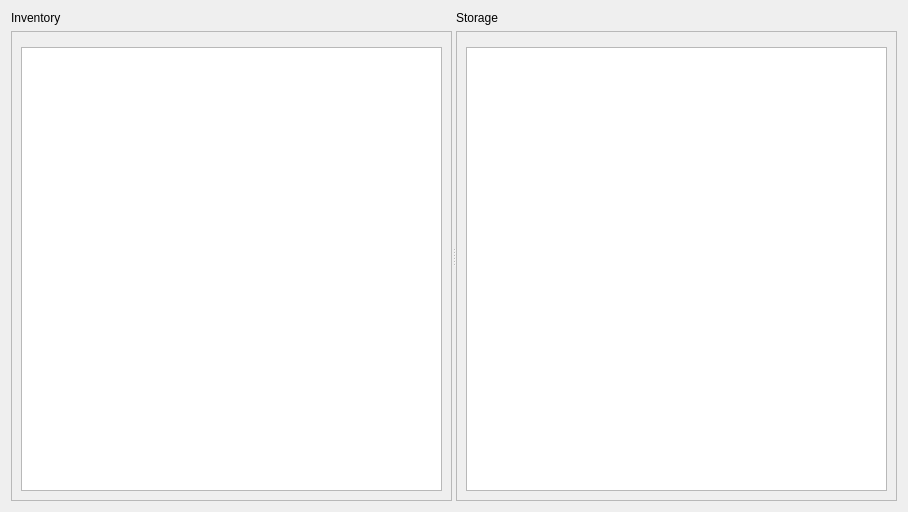
<?xml version="1.0" encoding="UTF-8"?>
<ui version="4.0">
 <class>ItemTables</class>
 <widget class="QWidget" name="ItemTables">
  <property name="geometry">
   <rect>
    <x>0</x>
    <y>0</y>
    <width>908</width>
    <height>512</height>
   </rect>
  </property>
  <property name="windowTitle">
   <string>ItemTables</string>
  </property>
  <layout class="QVBoxLayout" name="verticalLayout_5">
   <item>
    <widget class="QSplitter" name="splitter">
     <property name="orientation">
      <enum>Qt::Orientation::Horizontal</enum>
     </property>
     <widget class="QWidget" name="container_widget_inventory" native="true">
      <layout class="QVBoxLayout" name="verticalLayout_4">
       <item>
        <widget class="SubtitleLabel" name="label">
         <property name="toolTip">
          <string>&lt;html&gt;&lt;head/&gt;&lt;body&gt;&lt;p&gt;Items that you are currently carrying in your inventory&lt;/p&gt;&lt;/body&gt;&lt;/html&gt;</string>
         </property>
         <property name="text">
          <string>Inventory</string>
         </property>
        </widget>
       </item>
       <item>
        <widget class="QFrame" name="frame_inventory">
         <property name="frameShape">
          <enum>QFrame::Shape::StyledPanel</enum>
         </property>
         <property name="frameShadow">
          <enum>QFrame::Shadow::Raised</enum>
         </property>
         <layout class="QVBoxLayout" name="verticalLayout">
          <item>
           <widget class="CommandBar" name="command_bar_inventory">
            <property name="frameShape">
             <enum>QFrame::Shape::StyledPanel</enum>
            </property>
            <property name="frameShadow">
             <enum>QFrame::Shadow::Raised</enum>
            </property>
           </widget>
          </item>
          <item>
           <widget class="QTableView" name="table_view_inventory">
            <property name="editTriggers">
             <set>QAbstractItemView::EditTrigger::DoubleClicked</set>
            </property>
            <property name="showDropIndicator" stdset="0">
             <bool>false</bool>
            </property>
            <property name="selectionMode">
             <enum>QAbstractItemView::SelectionMode::SingleSelection</enum>
            </property>
            <property name="selectionBehavior">
             <enum>QAbstractItemView::SelectionBehavior::SelectRows</enum>
            </property>
            <property name="showGrid">
             <bool>false</bool>
            </property>
            <property name="sortingEnabled">
             <bool>true</bool>
            </property>
            <property name="cornerButtonEnabled">
             <bool>false</bool>
            </property>
            <attribute name="horizontalHeaderDefaultSectionSize">
             <number>100</number>
            </attribute>
            <attribute name="verticalHeaderVisible">
             <bool>false</bool>
            </attribute>
            <attribute name="verticalHeaderHighlightSections">
             <bool>false</bool>
            </attribute>
           </widget>
          </item>
         </layout>
        </widget>
       </item>
      </layout>
     </widget>
     <widget class="QWidget" name="container_widget_storage" native="true">
      <layout class="QVBoxLayout" name="verticalLayout_3">
       <item>
        <widget class="SubtitleLabel" name="label_2">
         <property name="toolTip">
          <string>&lt;html&gt;&lt;head/&gt;&lt;body&gt;&lt;p&gt;Items that you are not currently carrying&lt;/p&gt;&lt;/body&gt;&lt;/html&gt;</string>
         </property>
         <property name="text">
          <string>Storage</string>
         </property>
        </widget>
       </item>
       <item>
        <widget class="QFrame" name="frame_storage">
         <property name="frameShape">
          <enum>QFrame::Shape::StyledPanel</enum>
         </property>
         <property name="frameShadow">
          <enum>QFrame::Shadow::Raised</enum>
         </property>
         <layout class="QVBoxLayout" name="verticalLayout_2">
          <item>
           <widget class="CommandBar" name="command_bar_storage">
            <property name="frameShape">
             <enum>QFrame::Shape::StyledPanel</enum>
            </property>
            <property name="frameShadow">
             <enum>QFrame::Shadow::Raised</enum>
            </property>
           </widget>
          </item>
          <item>
           <widget class="QTableView" name="table_view_storage">
            <property name="editTriggers">
             <set>QAbstractItemView::EditTrigger::DoubleClicked</set>
            </property>
            <property name="showDropIndicator" stdset="0">
             <bool>false</bool>
            </property>
            <property name="selectionMode">
             <enum>QAbstractItemView::SelectionMode::SingleSelection</enum>
            </property>
            <property name="selectionBehavior">
             <enum>QAbstractItemView::SelectionBehavior::SelectRows</enum>
            </property>
            <property name="showGrid">
             <bool>false</bool>
            </property>
            <property name="sortingEnabled">
             <bool>true</bool>
            </property>
            <property name="cornerButtonEnabled">
             <bool>false</bool>
            </property>
            <attribute name="horizontalHeaderDefaultSectionSize">
             <number>100</number>
            </attribute>
            <attribute name="verticalHeaderVisible">
             <bool>false</bool>
            </attribute>
            <attribute name="verticalHeaderHighlightSections">
             <bool>false</bool>
            </attribute>
           </widget>
          </item>
         </layout>
        </widget>
       </item>
      </layout>
     </widget>
    </widget>
   </item>
  </layout>
 </widget>
 <customwidgets>
  <customwidget>
   <class>SubtitleLabel</class>
   <extends>QLabel</extends>
   <header>qfluentwidgets</header>
  </customwidget>
  <customwidget>
   <class>CommandBar</class>
   <extends>QFrame</extends>
   <header>qfluentwidgets</header>
   <container>1</container>
  </customwidget>
 </customwidgets>
 <resources/>
 <connections/>
</ui>
